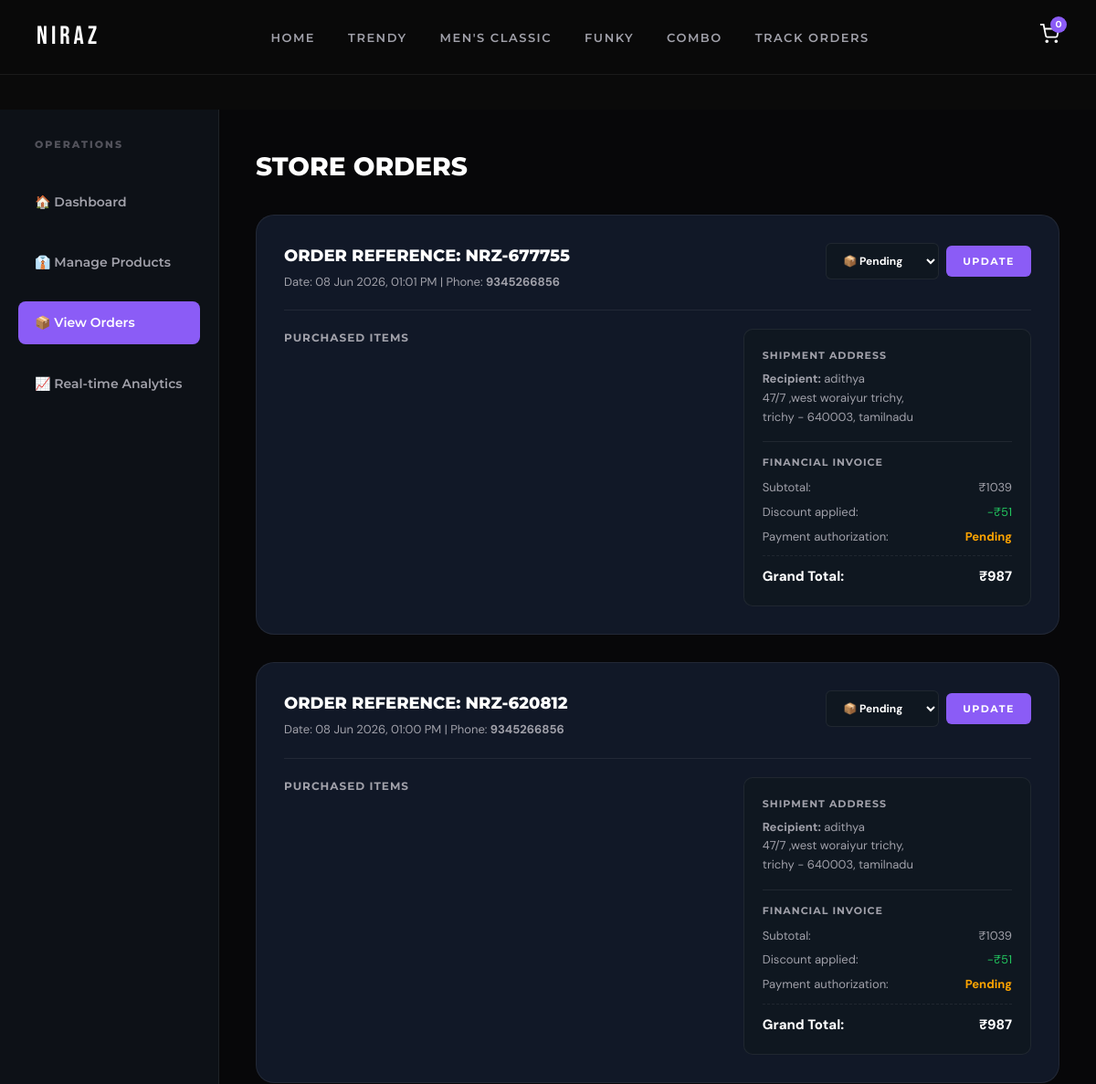
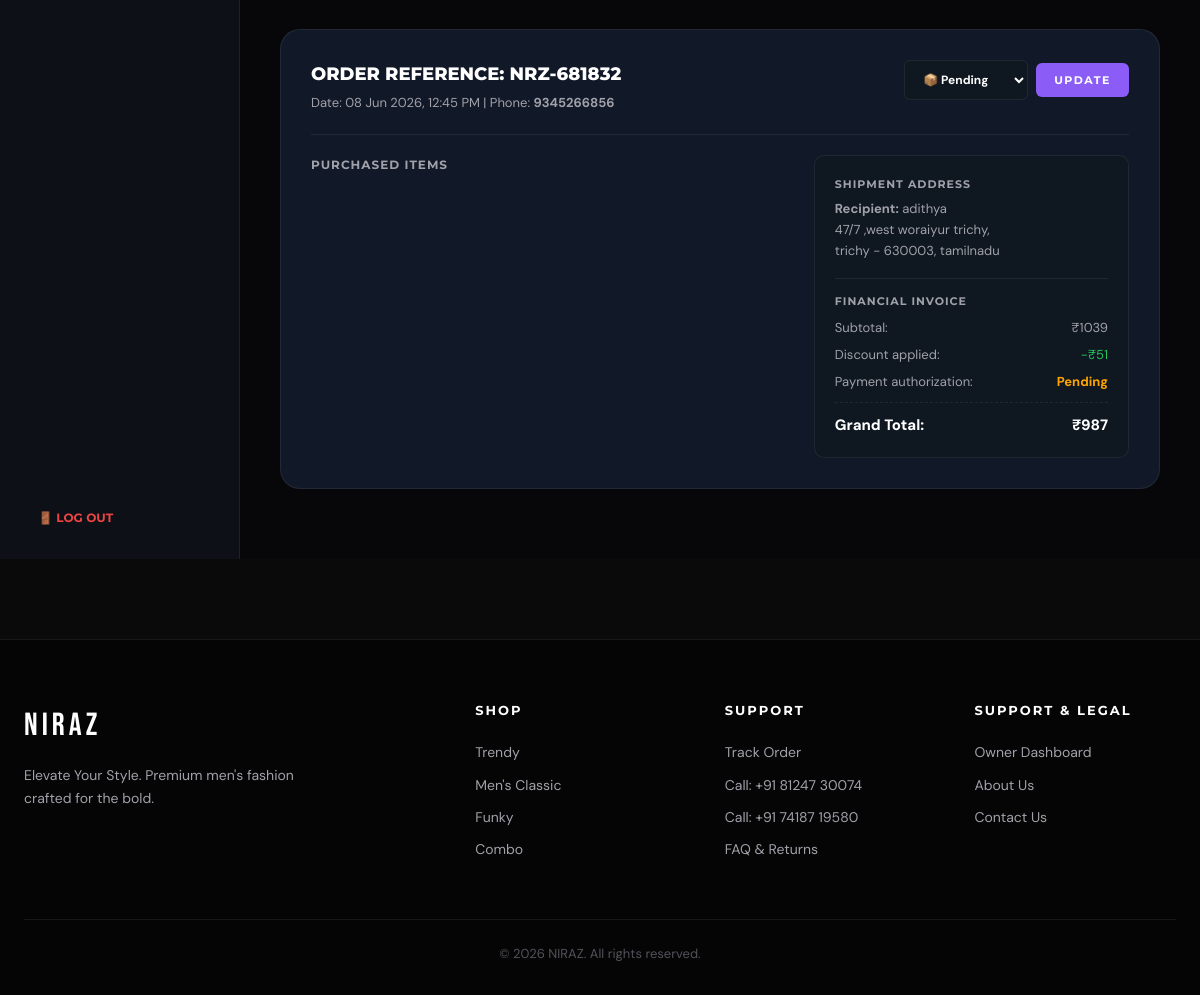
The page /dashboard/orders/ (signed in) on the database its author committed (2 pictures, top to bottom).
### orders/models.py (models this page shows, shortened)
class Order(models.Model):
    STATUS_PENDING = 'Pending'
    STATUS_PACKED = 'Packed'
    STATUS_SHIPPED = 'Shipped'
    STATUS_DELIVERED = 'Delivered'
    STATUS_CHOICES = [
        (STATUS_PENDING, 'Pending'),
        (STATUS_PACKED, 'Packed'),
        (STATUS_SHIPPED, 'Shipped'),
        (STATUS_DELIVERED, 'Delivered'),
    ]
    PAYMENT_PENDING = 'Pending'
    PAYMENT_COMPLETED = 'Completed'
    PAYMENT_FAILED = 'Failed'
    PAYMENT_CHOICES = [
        (PAYMENT_PENDING, 'Pending'),
        (PAYMENT_COMPLETED, 'Completed'),
        (PAYMENT_FAILED, 'Failed'),
    ]
    customer_name = models.CharField(max_length=150)
    phone_number = models.CharField(max_length=20)
    address = models.TextField()
    city = models.CharField(max_length=100, default='')
    pincode = models.CharField(max_length=10, default='')
    state = models.CharField(max_length=100, default='')
    subtotal = models.DecimalField(max_digits=10, decimal_places=2)
    discount = models.DecimalField(max_digits=10, decimal_places=2, default=0.00)
    total_amount = models.DecimalField(max_digits=10, decimal_places=2)
    payment_status = models.CharField(max_length=20, choices=PAYMENT_CHOICES, default=PAYMENT_PENDING)
    order_status = models.CharField(max_length=20, choices=STATUS_CHOICES, default=STATUS_PENDING)
    tracking_code = models.CharField(max_length=20, unique=True, blank=True)
    created_at = models.DateTimeField(auto_now_add=True)
    @property
    def subtotal_as_int(self):
        return int(self.subtotal)
    @property
    def discount_as_int(self):
        return int(self.discount)
    @property
    def total_amount_as_int(self):
        return int(self.total_amount)

### dashboard/views.py (the view)
# urls.py: path('orders/', views.order_list, name='order_list'),
@login_required
def order_list(request):
    orders = (
        Order.objects
        .order_by("-created_at")
    )
    return render(
        request,
        "dashboard/orders.html",
        {
            "orders": orders
        }
    )

### cart/cart.py (called while the page is built)
    def __len__(self):
        return sum(item["quantity"] for item in self.cart.values())

### cart/context_processors.py (called while the page is built)
def cart(request):
    return {'cart': Cart(request)}

### templates/dashboard/orders.html (shortened to what this page needs)
{% extends 'base.html' %}
{% load static %}
{% block content %}
<div class="container section" style="padding-top:120px;">
  <div class="dashboard-container">
    <div class="dash-sidebar">
      <div style="font-family: var(--font-head); font-size: 11px; font-weight:800; letter-spacing:2px; text-transform:uppercase; color:var(--gray2); padding-left: 18px; margin-bottom: 10px;">OPERATIONS</div>
      <a href="{% url 'dashboard:dashboard_home' %}" class="dash-menu-item">🏠 Dashboard</a>
      <a href="{% url 'dashboard:product_list' %}" class="dash-menu-item">👔 Manage Products</a>
      <a href="{% url 'dashboard:order_list' %}" class="dash-menu-item active">📦 View Orders</a>
      <a href="{% url 'dashboard:analytics_view' %}" class="dash-menu-item">📈 Real-time Analytics</a>
      <div style="margin-top:auto; padding-top:40px;">
        <a href="{% url 'dashboard:owner_logout' %}" style="display:inline-flex; align-items:center; gap:8px; font-family:var(--font-head); font-size:12px; font-weight:700; text-transform:uppercase; color:#EF4444; text-decoration:none; padding-left: 18px;">
          🚪 Log Out
        </a>
      </div>
    </div>
    <div class="dash-content">
      <h2 style="font-family: var(--font-head); font-size: 28px; font-weight:800; margin-bottom: 30px;">STORE ORDERS</h2>
      {% for o in orders %}
      <div style="background: var(--card); border: 1px solid var(--border); border-radius: var(--radius-lg); padding: 30px; margin-bottom: 30px;">
        <div style="display: flex; justify-content: space-between; align-items: flex-start; border-bottom: 1px solid var(--border); padding-bottom: 20px; margin-bottom: 20px; flex-wrap: wrap; gap: 16px;">
          <div>
            <div style="font-family: var(--font-head); font-weight: 800; font-size: 18px; color: var(--white);">
              ORDER REFERENCE: {{ o.tracking_code }}
            </div>
            <div style="font-size: 13px; color: var(--gray); margin-top: 4px;">
              Date: {{ o.created_at|date:"d M Y, h:i A" }} | Phone: <strong>{{ o.phone_number }}</strong>
            </div>
          </div>
          <div style="display: flex; gap: 12px; align-items: center; flex-wrap: wrap;">
            <form action="{% url 'dashboard:order_status_update' pk=o.id %}" method="post" style="display: flex; gap: 8px; margin:0; align-items:center;">
              <select name="status" class="form-input" style="padding: 10px 14px; font-size: 12px; width: auto; background-color: var(--card2); border: 1px solid var(--border); border-radius: 6px; color:var(--white); font-weight: 700;">
                <option value="Pending" {% if o.order_status == 'Pending' %}selected{% endif %}>📦 Pending</option>
              </select>
              <button type="submit" class="btn-primary" style="padding: 10px 18px; font-size: 11px;">Update</button>
            </form>
          </div>
        </div>
        <div style="display: grid; grid-template-columns: 1.5fr 1fr; gap: 30px; align-items: start;">
          <div>
            <div style="font-family:var(--font-head); font-size: 12px; font-weight: 700; color: var(--gray); letter-spacing: 1px; margin-bottom: 12px; text-transform: uppercase;">Purchased Items</div>
          </div>
          <div style="background: var(--card2); border: 1px solid var(--border); border-radius: 10px; padding: 20px;">
            <div style="margin-bottom: 16px;">
              <div style="font-family:var(--font-head); font-size: 11px; font-weight: 700; color: var(--gray); letter-spacing: 1px; margin-bottom: 6px; text-transform: uppercase;">Shipment Address</div>
              <div style="font-size: 13px; color: var(--gray); line-height: 1.6;">
                <strong>Recipient:</strong> {{ o.customer_name }}<br/>
                {{ o.address }}<br/>
                {{ o.city }} - {{ o.pincode }}, {{ o.state }}
              </div>
            </div>
            <div style="border-top: 1px solid var(--border); padding-top: 14px;">
              <div style="font-family:var(--font-head); font-size: 11px; font-weight: 700; color: var(--gray); letter-spacing: 1px; margin-bottom: 8px; text-transform: uppercase;">Financial Invoice</div>
              <div style="display: flex; justify-content: space-between; font-size: 13px; color: var(--gray); margin-bottom: 6px;">
                <span>Subtotal:</span>
                <span>₹{{ o.subtotal_as_int }}</span>
              </div>
              <div style="display: flex; justify-content: space-between; font-size: 13px; color: var(--gray); margin-bottom: 6px;">
                <span>Discount applied:</span>
                <span style="color:var(--green);">-₹{{ o.discount_as_int }}</span>
              </div>
              <div style="display: flex; justify-content: space-between; font-size: 13px; color: var(--gray); margin-bottom: 10px;">
                <span>Payment authorization:</span>
                <span style="font-weight:700;
                  {% if o.payment_status == 'Completed' %} color: var(--green); {% else %} color: orange; {% endif %}">
                  {{ o.payment_status }}
                </span>
              </div>
              <div style="display: flex; justify-content: space-between; font-size: 15px; font-weight: 800; color: var(--white); border-top: 1px dashed var(--border); padding-top: 10px;">
                <span>Grand Total:</span>
                <span>₹{{ o.total_amount_as_int }}</span>
              </div>
            </div>
          </div>
        </div>
      </div>
      {% empty %}
      <div class="empty-state" style="background: var(--card); border: 1px solid var(--border); border-radius: var(--radius-lg); padding: 80px 45px;">
        <div class="empty-icon">📦</div>
        <h3>No store orders found</h3>
        <p>No customer orders are logged yet inside the PostgreSQL database logs.</p>
      </div>
      {% endfor %}
    </div>
  </div>
</div>
{% endblock %}

### static/css/main.css (style rules this page uses)
:root { --bg: #0A0A0A; --card: #111827; --card2: #0f1720; --purple: #8B5CF6; --purple-dark: #6d3fd4; --purple-glow: rgba(139,92,246,0.25); --green: #22C55E; --white: #FFFFFF; --gray: #A1A1AA; --gray2: #52525B; --border: rgba(255,255,255,0.07); --font-display: 'Bebas Neue', cursive; --font-head: 'Montserrat', sans-serif; --font-body: 'DM Sans', sans-serif; --radius: 12px; --radius-lg: 20px; --transition: 0.3s cubic-bezier(0.4,0,0.2,1); }
*, *::before, *::after { box-sizing: border-box; margin: 0; padding: 0; }
html { scroll-behavior: smooth; }
body { background: var(--bg); color: var(--white); font-family: var(--font-body); line-height: 1.6; overflow-x: hidden; }
a { text-decoration: none; color: inherit; }
.container { max-width: 1200px; margin: 0 auto; padding: 0 24px; }
.section { padding: 80px 0; }
.btn-primary { display: inline-flex; align-items: center; gap: 8px; background: var(--purple); color: var(--white); font-family: var(--font-head); font-weight: 700; font-size: 13px; letter-spacing: 1.5px; text-transform: uppercase; padding: 14px 32px; border-radius: 6px; border: none; cursor: pointer; transition: var(--transition); position: relative; overflow: hidden; }
.btn-primary::before { content:''; position:absolute; inset:0; background: linear-gradient(135deg, transparent, rgba(255,255,255,0.1)); opacity:0; transition: var(--transition); }
.form-input { width: 100%; padding: 14px 18px; background: var(--card2); border: 1px solid var(--border); border-radius: 8px; color: var(--white); font-family: var(--font-body); font-size: 15px; transition: var(--transition); outline: none; }
.form-input::placeholder { color: var(--gray2); }
.dashboard-container { display: grid; grid-template-columns: 240px 1fr; min-height: 100vh; padding-top: 0; }
.dash-sidebar { background: #0D1117; border-right: 1px solid var(--border); padding: 30px 20px; display: flex; flex-direction: column; gap: 20px; }
.dash-menu-item { display: flex; align-items: center; gap: 12px; padding: 12px 18px; border-radius: 8px; font-family: var(--font-head); font-weight: 600; font-size: 14px; color: var(--gray); transition: var(--transition); }
.dash-menu-item:hover, .dash-menu-item.active { background: var(--purple); color: var(--white); }
.dash-content { padding: 40px; background: #070709; overflow-y: auto; }

### rows shown on the page
Order: tracking_code "NRZ-677755", created_at "08 Jun 2026, 01:01 PM", phone_number "9345266856", status "📦 Pending", customer_name "adithya", address "47/7 ,west woraiyur trichy,", city "trichy", pincode "640003", state "tamilnadu", subtotal_as_int "1039", discount_as_int "51", payment_status "Pending", total_amount_as_int "987"
Order: tracking_code "NRZ-620812", created_at "08 Jun 2026, 01:00 PM", phone_number "9345266856", status "📦 Pending", customer_name "adithya", address "47/7 ,west woraiyur trichy,", city "trichy", pincode "640003", state "tamilnadu", subtotal_as_int "1039", discount_as_int "51", payment_status "Pending", total_amount_as_int "987"
Order: tracking_code "NRZ-681832", created_at "08 Jun 2026, 12:45 PM", phone_number "9345266856", status "📦 Pending", customer_name "adithya", address "47/7 ,west woraiyur trichy,", city "trichy", pincode "630003", state "tamilnadu", subtotal_as_int "1039", discount_as_int "51", payment_status "Pending", total_amount_as_int "987"

### other values the page prints
{{ cart|length|default:"0" }} "0"
